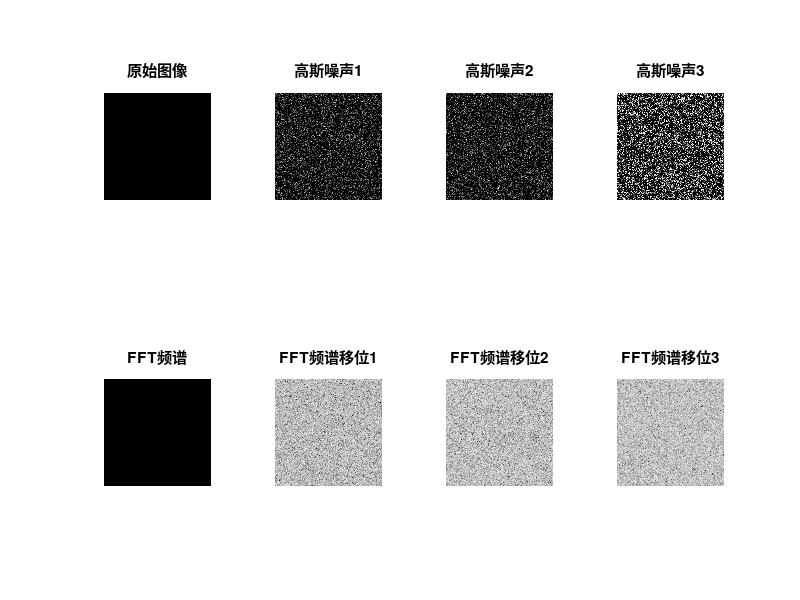

Write the MATLAB code that produced this figure.
% 构造一个高斯噪声

% 生成高斯噪声
mu = 0; % 均值
sigma = 0.1; % 标准差

% 生成一个空白图像
image = zeros(256, 256);
image_noise = imnoise(image, 'gaussian', mu, sigma); % 添加高斯噪声
image_noise2 = imnoise(image, 'gaussian', 0, 0.1);
image_noise3 = imnoise(image, 'gaussian', 0, 0.5);

fft = fftshift(fft2(image));
fft_noise = fftshift(fft2(image_noise));
fft_noise2 = fftshift(fft2(image_noise2));
fft_noise3 = fftshift(fft2(image_noise3));

figure;
subplot(2, 4, 1); imshow(image); title('原始图像');
subplot(2, 4, 2); imshow(image_noise); title('高斯噪声1');
subplot(2, 4, 3); imshow(image_noise2); title('高斯噪声2');
subplot(2, 4, 4); imshow(image_noise3); title('高斯噪声3');
subplot(2, 4, 5); imshow(log(abs(fft)+1), []); title('FFT频谱');
subplot(2, 4, 6); imshow(log(abs(fft_noise)+1), []); title('FFT频谱移位1');
subplot(2, 4, 7); imshow(log(abs(fft_noise2)+1), []); title('FFT频谱移位2');
subplot(2, 4, 8); imshow(log(abs(fft_noise3)+1), []); title('FFT频谱移位3');
 